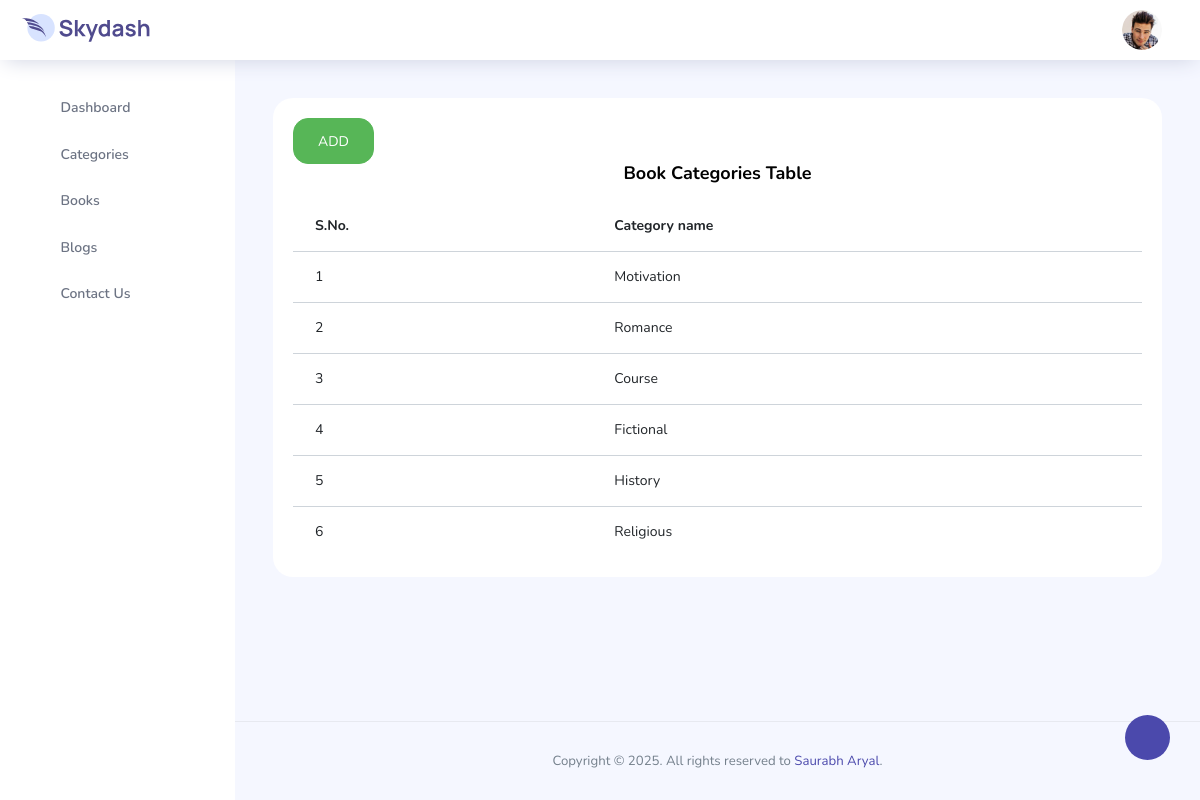
The app's page /system_panel/pages/categories/categories.php (signed in) with its own data.
### tables this page shows
CREATE TABLE `tbl_book_categories` (
  `id` int(11) NOT NULL,
  `category_name` varchar(255) NOT NULL,
  `position` int(11) DEFAULT NULL
);

### system_panel/pages/categories/categories.php (the view, shortened to what this page needs)
<?php
include_once('../../../connection/connection.php');
include_once('../includes/header.php');
?>
<div class="main-panel">
  <div class="content-wrapper">
    <div class="row">
      <div class="col-lg-12 grid-margin stretch-card">
        <div class="card">
          <div class="card-body">
            <button type="button" class="btn btn-success m-bot-1" onclick="Javascript: form_visibility('addnew')"><i class="fa fa-plus"></i> ADD</button>
            <h3 class="card-title d-flex align-items-center justify-content-center">Book Categories Table</h3>
            <div class="table-responsive">
              <table class="table table-hover">
                <thead>
                  <tr>
                    <th>
                      S.No.
                    </th>
                    <th>
                      Category name
                    </th>
                  </tr>
                </thead>
                <tbody>
                  <?php
                  $query = "SELECT * FROM tbl_book_categories";
                  $result = $conn->query($query);
                  while ($row = $result->fetch_assoc()) {
                    $datas[] = $row;
                  }
                  foreach ($datas as $data) {
                  ?>
                    <tr>
                      <td>
                        <?php echo $data['id']; ?>
                      </td>
                      <td>
                        <?php echo $data['category_name']; ?>
                      </td>
                    </tr>
                  <?php
                  }
                  ?>
                </tbody>
              </table>
            </div>
          </div>
        </div>
      </div>
    </div>
  </div>
  <?php
  include_once('../includes/footer.php');
  ?>

### records on screen
tbl_book_categories: id "1", category_name "Motivation"
tbl_book_categories: id "2", category_name "Romance"
tbl_book_categories: id "3", category_name "Course"
tbl_book_categories: id "4", category_name "Fictional"
tbl_book_categories: id "5", category_name "History"
tbl_book_categories: id "6", category_name "Religious"
